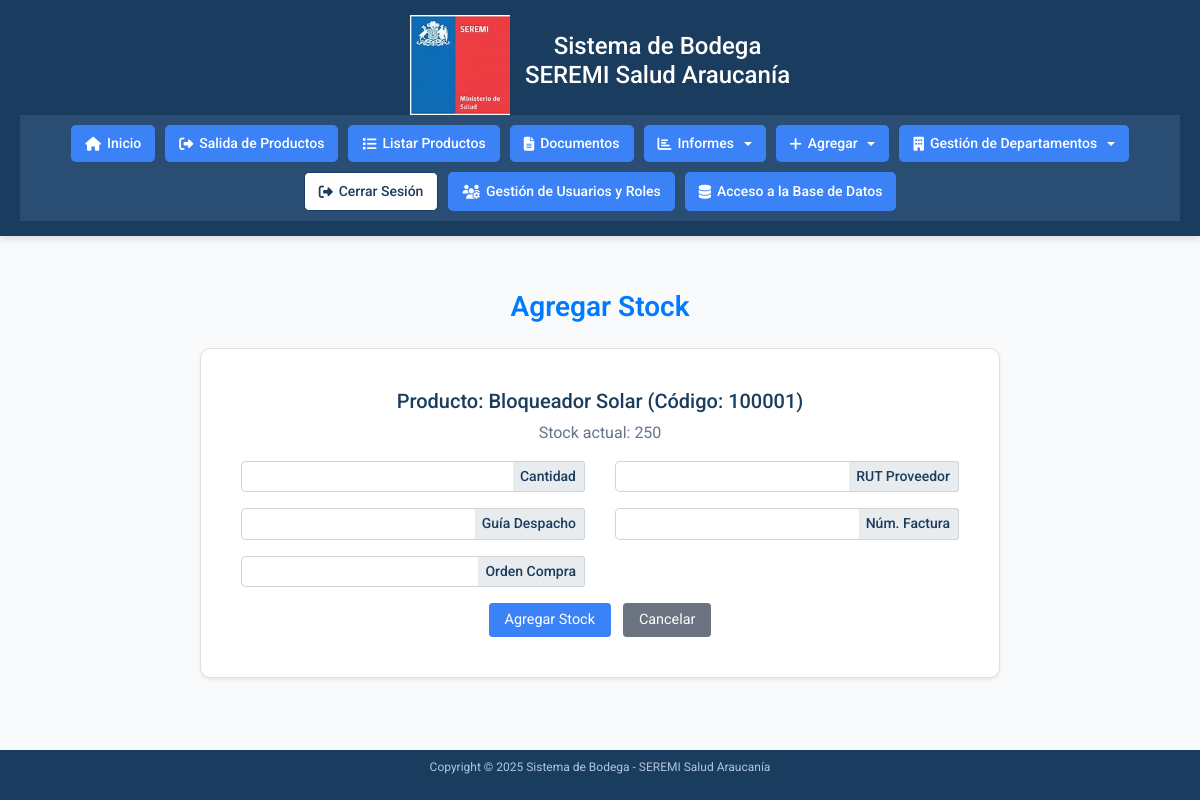
Page /accounts/agregar-stock/100001/ (signed in) on the earlier database version.
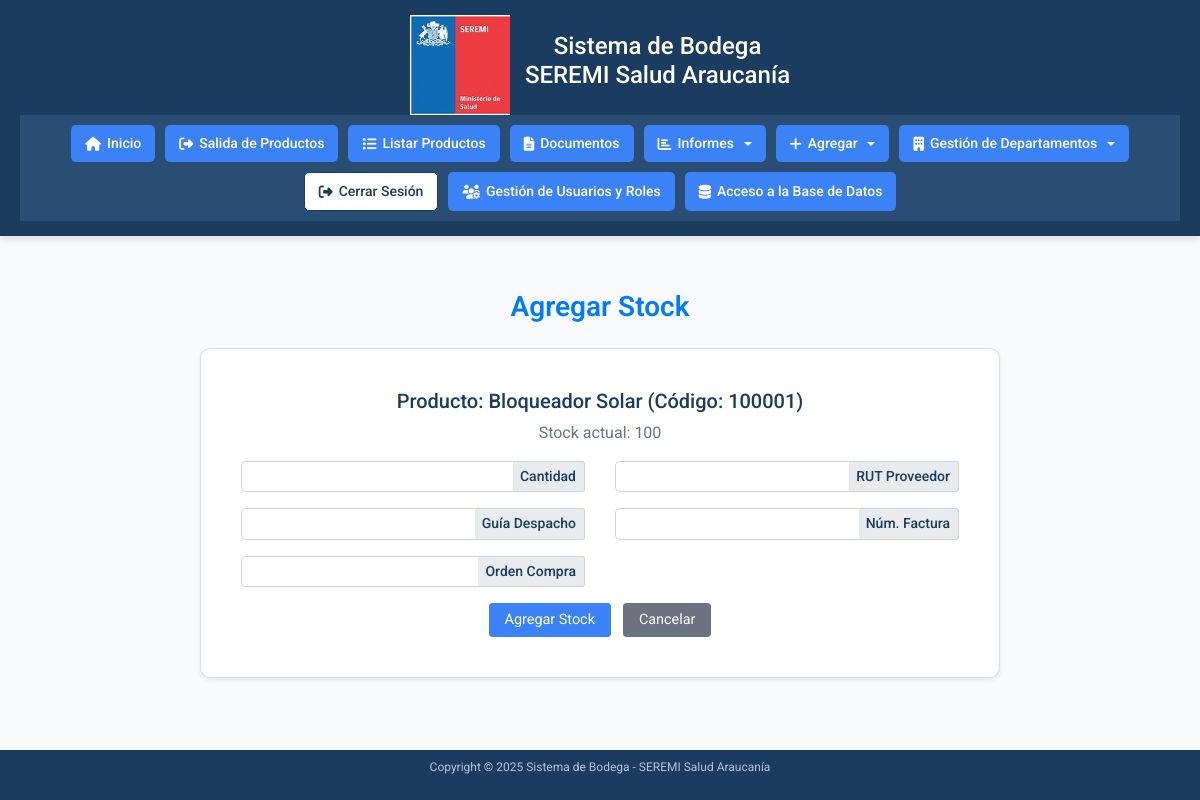
Same page on the later database version.
### accounts/models.py (models this page shows, shortened)
class Producto(models.Model):
    CATEGORIAS = [
        ('Insumos de Aseo', 'Insumos de Aseo'),
        ('Insumos de Escritorio', 'Insumos de Escritorio'),
        ('EPP', 'EPP'),
        ('Emergencias y Desastres', 'Emergencias y Desastres'),
        ('Folletería', 'Folletería'),
        ('Otros', 'Otros'),
    ]
    codigo_barra = models.CharField(max_length=50, unique=True)
    descripcion = models.CharField(max_length=200)
    stock = models.IntegerField(default=0)
    categoria = models.CharField(max_length=100, choices=CATEGORIAS, blank=True)
    rut_proveedor = models.CharField(max_length=12, blank=True)
    guia_despacho = models.CharField(max_length=50, blank=True)
    numero_factura = models.CharField(max_length=50, blank=True)
    orden_compra = models.CharField(max_length=50, blank=True)

### accounts/views.py (the view)
# urls.py: path('agregar-stock/<str:codigo_barra>/', views.agregar_stock_detalle, name='agregar-stock-detalle'),
@login_required
def agregar_stock_detalle(request, codigo_barra):
    limpiar_sesion_productos_salida(request)
    try:
        producto = Producto.objects.get(codigo_barra=codigo_barra)
    except Producto.DoesNotExist:
        messages.error(request, 'Producto no encontrado.')
        return redirect('agregar-stock')
    if request.method == 'POST':
        form = TransaccionForm(request.POST)
        if form.is_valid():
            transaccion = form.save(commit=False)
            transaccion.producto = producto
            transaccion.tipo = 'entrada'
            transaccion.rut_proveedor = form.cleaned_data['rut_proveedor'] or ''
            transaccion.guia_despacho = form.cleaned_data['guia_despacho'] or ''
            transaccion.numero_factura = form.cleaned_data['numero_factura'] or ''
            transaccion.orden_compra = form.cleaned_data['orden_compra'] or ''
            transaccion.save()
            producto.stock += form.cleaned_data['cantidad']
            producto.rut_proveedor = form.cleaned_data['rut_proveedor'] or ''
            producto.guia_despacho = form.cleaned_data['guia_despacho'] or ''
            producto.numero_factura = form.cleaned_data['numero_factura'] or ''
            producto.orden_compra = form.cleaned_data['orden_compra'] or ''
            producto.save()
            messages.success(request, f'Stock agregado exitosamente. Nueva cantidad: {producto.stock}')
            return redirect('agregar-stock')
        messages.error(request, 'Error al agregar stock. Verifica los datos.')
    else:
        form = TransaccionForm()
    return render(request, 'accounts/agregar_stock_detalle.html', {'form': form, 'producto': producto})

### accounts/views.py (called while the page is built)
def limpiar_sesion_productos_salida(request):
    if 'productos_salida' in request.session:
        del request.session['productos_salida']

### accounts/templates/accounts/agregar_stock_detalle.html (shortened to what this page needs)
{% extends 'accounts/home.html' %}
{% load static %}
{% load widget_tweaks %}
{% block content %}
<div class="container mt-4">
    <h2 class="text-center text-primary mb-4" style="color: #1a3c5e; font-weight: 600;">Agregar Stock</h2>
    <div class="card form-card shadow-sm">
        <div class="card-body">
            <div class="mb-3">
                <h5 style="color: #1a3c5e;">Producto: {{ producto.descripcion }} (Código: {{ producto.codigo_barra }})</h5>
                <p style="color: #64748b;">Stock actual: {{ producto.stock }}</p>
            </div>
            <form method="post" class="needs-validation" novalidate>
                <div class="row">
                    <div class="col-md-6 mb-3">
                        <div class="input-group input-group-sm">
                            {{ form.cantidad|add_class:"form-control" }}
                            <div class="input-group-append">
                                <span class="input-group-text">Cantidad</span>
                            </div>
                        </div>
                    </div>
                    <div class="col-md-6 mb-3">
                        <div class="input-group input-group-sm">
                            {{ form.rut_proveedor|add_class:"form-control rut-input" }}
                            <div class="input-group-append">
                                <span class="input-group-text">RUT Proveedor</span>
                            </div>
                        </div>
                    </div>
                </div>
                <div class="row">
                    <div class="col-md-6 mb-3">
                        <div class="input-group input-group-sm">
                            {{ form.guia_despacho|add_class:"form-control" }}
                            <div class="input-group-append">
                                <span class="input-group-text">Guía Despacho</span>
                            </div>
                        </div>
                    </div>
                    <div class="col-md-6 mb-3">
                        <div class="input-group input-group-sm">
                            {{ form.numero_factura|add_class:"form-control" }}
                            <div class="input-group-append">
                                <span class="input-group-text">Núm. Factura</span>
                            </div>
                        </div>
                    </div>
                </div>
                <div class="row">
                    <div class="col-md-6 mb-3">
                        <div class="input-group input-group-sm">
                            {{ form.orden_compra|add_class:"form-control" }}
                            <div class="input-group-append">
                                <span class="input-group-text">Orden Compra</span>
                            </div>
                        </div>
                    </div>
                </div>
                <div class="text-center">
                    <button type="submit" class="btn btn-primary btn-sm mr-2">Agregar Stock</button>
                    <a href="{% url 'agregar-stock' %}" class="btn btn-secondary btn-sm">Cancelar</a>
                </div>
            </form>
        </div>
    </div>
</div>
{% endblock %}

Differences in the rows shown:
changed Producto "Bloqueador Solar": stock "250" → "100"
